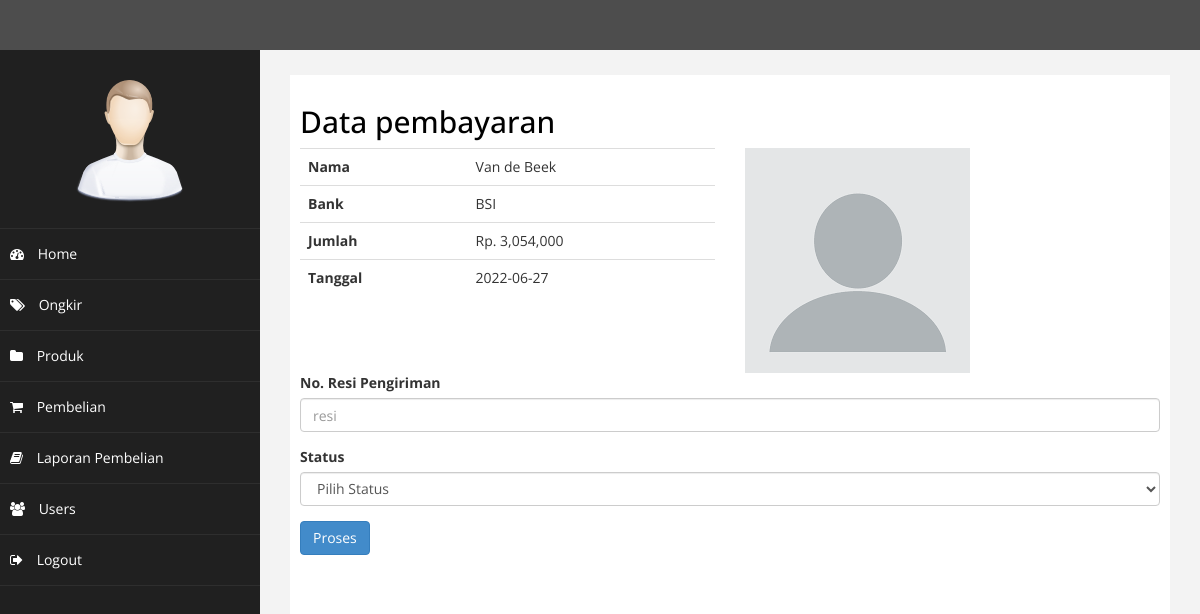
Screenshot of /admin/index.php?halaman=pembayaran&id=52 (signed in) with the database file from the repository.
### tables this page shows
CREATE TABLE `pembayaran` (
  `id_pembayaran` int(8) NOT NULL,
  `id_pembelian` int(8) NOT NULL,
  `nama` varchar(50) NOT NULL,
  `bank` varchar(11) NOT NULL,
  `jumlah` int(11) NOT NULL,
  `tanggal` date NOT NULL,
  `bukti` varchar(100) NOT NULL
);

### admin/pembayaran.php (the view, shortened to what this page needs)
<h2>Data pembayaran</h2>
<?php
$id_pembelian = $_GET['id'];
$ambil = $koneksi->query("SELECT * FROM pembayaran WHERE id_pembelian='$id_pembelian'");
$detail = $ambil->fetch_assoc();
?>
<div class="row">
    <div class="col-md-6">
        <table class="table">
            <tr>
                <th>Nama</th>
                <td><?php echo $detail['nama'] ?></td>
            </tr>
            <tr>
                <th>Bank</th>
                <td><?php echo $detail['bank'] ?></td>
            </tr>
            <tr>
                <th>Jumlah</th>
                <td>Rp. <?php echo number_format($detail['jumlah']) ?></td>
            </tr>
            <tr>
                <th>Tanggal</th>
                <td><?php echo $detail['tanggal'] ?></td>
            </tr>
        </table>
    </div>
    <div class="col-md-6">
        <img src="../bukti_pembayaran/<?php echo $detail['bukti']?>" alt="" class="img-responsive">
    </div>
</div>
<form method="post">
    <div class="form-group">
        <label>No. Resi Pengiriman</label>
        <input type="text" class="form-control" name="resi" placeholder="resi">
    </div>
    <div class="form-group">
        <label>Status</label>
        <select class="form-control" name="status" >
            <option value="">Pilih Status</option>
        </select>
    </div>
    <button class="btn btn-primary" name="proses">Proses</button>
</form>

### admin/assets/css/custom.css (style rules this page uses)
body { font-family: 'Open Sans', sans-serif; }
h2 { color: rgb(0, 0, 0); }

### rows the page displays
pembayaran: nama "Van de Beek", bank "BSI", jumlah "3,054,000", tanggal "2022-06-27", bukti (picture)
